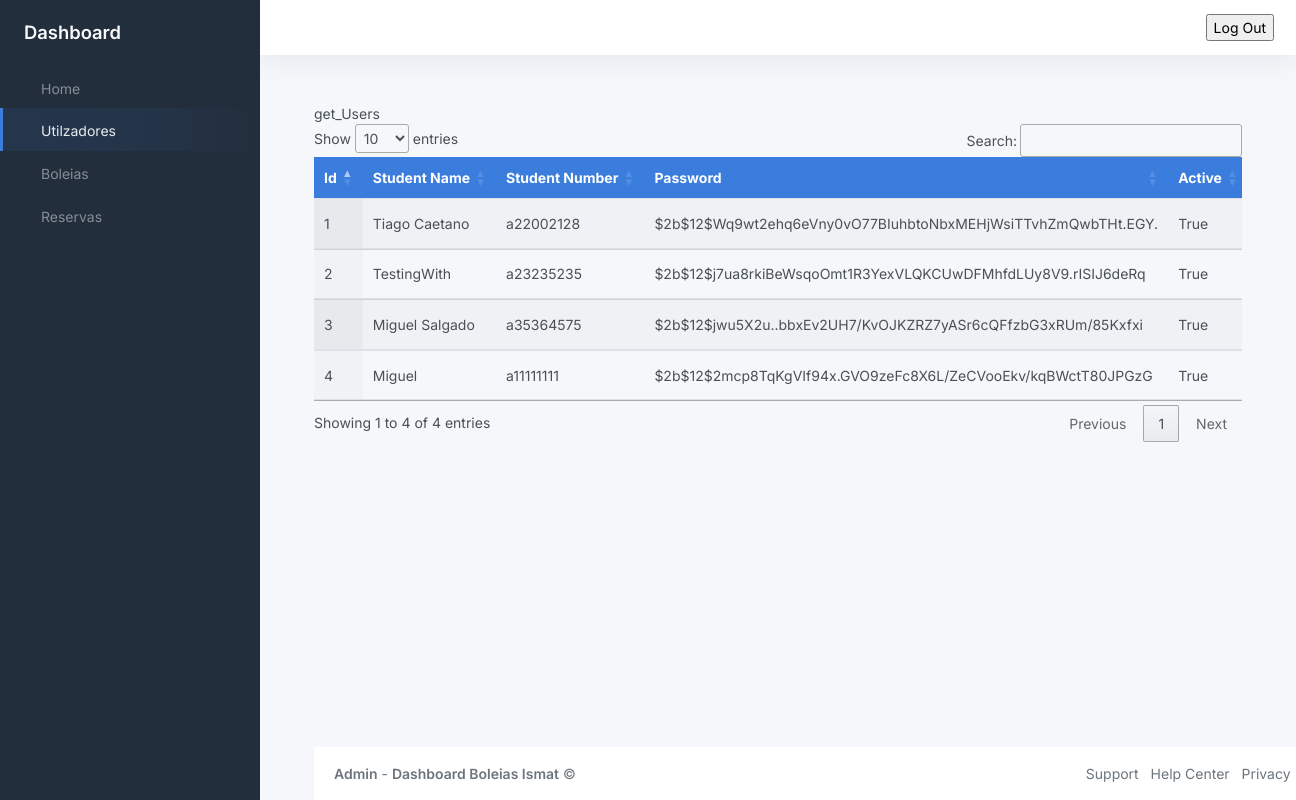
Before: /usersPage with the older database file.
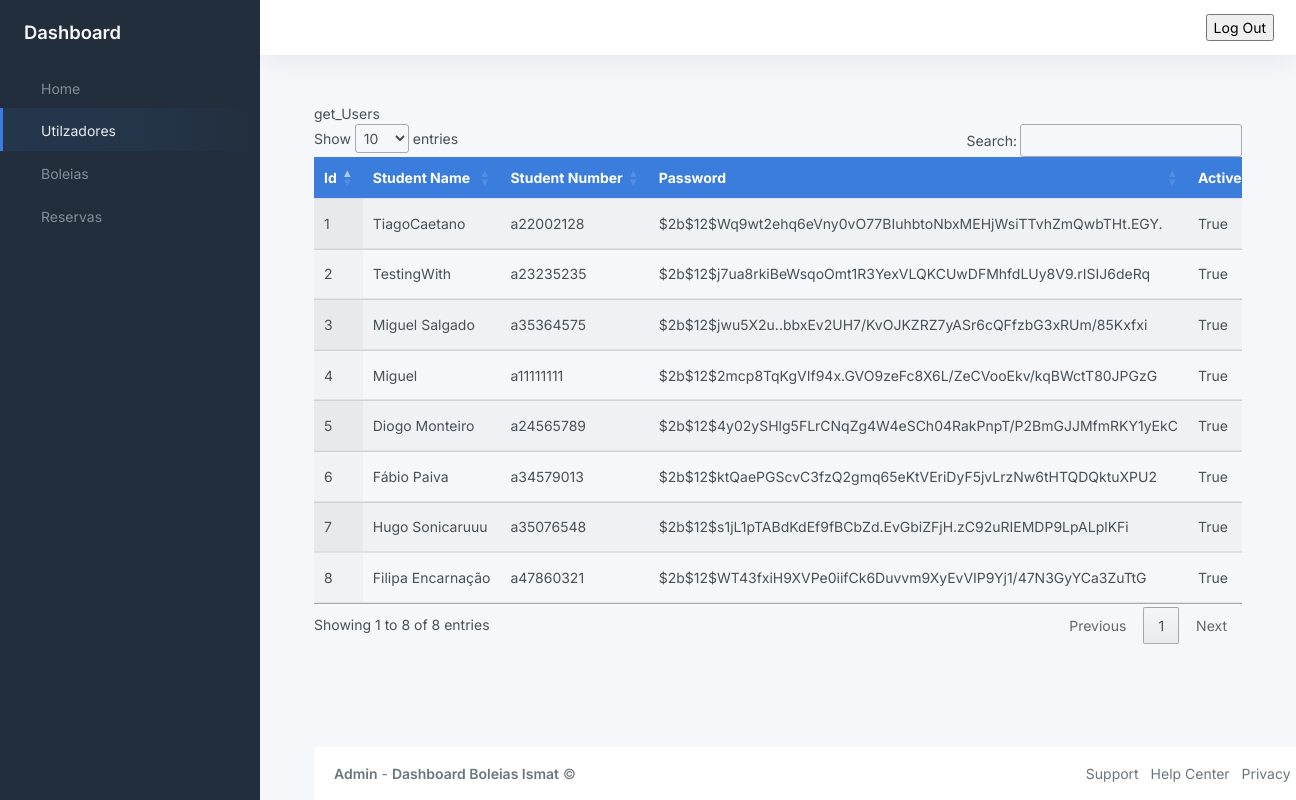
After: the same page with the newer database file.
### BackOffice/models.py (models this page shows, shortened)
class User(db.Model, UserMixin):
	__tablename__ = 'user'
	id = db.Column(db.Integer, primary_key=True)
	name = db.Column(db.String(80), unique=True, nullable=False)
	student_number = db.Column(db.String(9), unique=True, nullable=False)
	phone_number = db.Column(db.Integer(), nullable=False)
	password = db.Column(db.String(60), nullable=False)
	gender = db.Column(db.String(10), nullable=False)
	registration_date = db.Column(db.DateTime, default=datetime.now)
	last_login_date = db.Column(db.DateTime, default=datetime.now)
	active = db.Column(db.Boolean())

### BackOffice/userModule/__init__.py (the view)
@userModule.route('/usersPage', methods=['GET', 'POST'])
def toUsersPage():
    get_Users = db.session.query(User).all()
    form = AdminForm()
    return render_template("users.html", title="Login", get_Users = get_Users)

### BackOffice/forms.py
class AdminForm(FlaskForm):
    student_number = StringField(label="Numero Estudante", validators=[InputRequired(), Length(min=9, max=9)])
    password = PasswordField(label="Password", validators=[InputRequired(),  Length(min=8, max=255)])
    login = SubmitField(id="bt")

### BackOffice/templates/users.html (shortened to what this page needs)
{% extends 'index.html'%}
{% block navOptions %}
    <ul class="sidebar-nav">
        <li class="sidebar-item">
            <a class="sidebar-link" href="{{url_for('homeModule.toHomePage')}}">
                 <span class="align-middle">Home</span>
            </a>
        </li>
        <li class="sidebar-item  active">
            <a class="sidebar-link" href="{{url_for('userModule.toUsersPage')}}">
                 <span class="align-middle">Utilzadores</span>
            </a>
        </li>
        <li class="sidebar-item">
            <a class="sidebar-link" href="{{url_for('rideModule.toRidePage')}}">
                 <span class="align-middle">Boleias</span>
            </a>
        </li>
        <li class="sidebar-item">
            <a class="sidebar-link" href="{{url_for('reservaModule.toReservaPage')}}">
                 <span class="align-middle">Reservas</span>
            </a>
        </li>
    </ul>
{% endblock navOptions %}
{% block content %}
<div class="container-md" id="table">
    <div class="table-responsive">
        <table class="table display nowrap" id="tabela">
            <thead class="bg-primary text-white">
                <tr>
                    <th>Id</th>
                    <th>Student Name</th>
                    <th>Student Number</th>
                    <th>Password</th>
                    <th>Active</th>
                </tr>
            </thead>
            <tbody>
                {% for user in get_Users %}
                <tr>
                <td>{{user.id}}</td>
                <td>{{user.name}}</td>
                <td>{{user.student_number}}</td>
                <td>{{user.password}}</td>
                <td>{{user.active}}</td>
            </tr>
            {% endfor %}
            </tbody>
    </div>
</div>
{% endblock content %}

### BackOffice/templates/index.html (shortened to what this page needs)
<!DOCTYPE html>
<html lang="en">
<head>
	<link href="https://cdn.jsdelivr.net/npm/bootstrap@5.2.3/dist/css/bootstrap.min.css" rel="stylesheet">
	 <link rel="stylesheet" type="text/css" href="https://cdn.datatables.net/1.13.1/css/jquery.dataTables.css">
	<link rel="stylesheet" href="{{url_for('static', filename='css/app.css')}}">
</head>
<body>
	<div class="wrapper">
		<nav id="sidebar" class="sidebar js-sidebar">
			<div class="sidebar-content js-simplebar">
				<a class="sidebar-brand" href="index.html">
					<span class="align-middle">Dashboard</span>
				</a>
				{% block navOptions %}
				{% endblock navOptions %}
			</div>
		</nav>
		<div class="main">
			<nav class="navbar navbar-expand navbar-light navbar-bg">
				<div class="navbar-collapse collapse">
					<ul class="navbar-nav navbar-align">
						<li class="nav-item dropdown">
							<a class="nav-icon dropdown-toggle" href="#" id="alertsDropdown" data-bs-toggle="dropdown">
							</a>
						</li>
						<li class="nav-item dropdown">
							<a class="nav-icon dropdown-toggle" href="#" id="messagesDropdown" data-bs-toggle="dropdown">
							</a>
						</li>
						<li class="nav-item dropdown">
							<form action="{{url_for('login.logOut')}}">
								<input type="submit" value="Log Out" />
							</form>
						</li>
					</ul>
				</div>
			</nav>
			<main class="content">
				{% block content %}
				{% endblock content %}
			</main>
			<footer class="footer">
				<div class="container-fluid ">
					<div class="row text-muted">
						<div class="col-6 text-start">
							<p class="mb-0">
								<a class="text-muted" href="https://adminkit.io/" target="_blank"><strong>Admin</strong></a> - <a class="text-muted" href="https://adminkit.io/" target="_blank"><strong>Dashboard Boleias Ismat</strong></a>								&copy;
							</p>
						</div>
						<div class="col-6 text-end">
							<ul class="list-inline">
								<li class="list-inline-item">
									<a class="text-muted" href="https://adminkit.io/" target="_blank">Support</a>
								</li>
								<li class="list-inline-item">
									<a class="text-muted" href="https://adminkit.io/" target="_blank">Help Center</a>
								</li>
								<li class="list-inline-item">
									<a class="text-muted" href="https://adminkit.io/" target="_blank">Privacy</a>
								</li>
							</ul>
						</div>
					</div>
				</div>
			</footer>
		</div>
	</div>
</body>
</html>

### BackOffice/templates/index.html (style rules this page uses)
.footer { position: absolute; bottom:0; width: 81%; }

Changed rows visible on the page:
changed User "$2b$12$Wq9wt2ehq6eVny0vO77BIuhbtoNbxMEHjWsiTTvhZmQwbTHt.EGY.": name "Tiago Caetano" → "TiagoCaetano"
added User: id "5", name "Diogo Monteiro", student_number "a24565789", password "$2b$12$4y02ySHlg5FLrCNqZg4W4eSCh04RakPnpT/P2BmGJJMfmRKY1yEkC", active "True"
added User: id "6", name "Fábio Paiva", student_number "a34579013", password "$2b$12$ktQaePGScvC3fzQ2gmq65eKtVEriDyF5jvLrzNw6tHTQDQktuXPU2", active "True"
added User: id "7", name "Hugo Sonicaruuu", student_number "a35076548", password "$2b$12$s1jL1pTABdKdEf9fBCbZd.EvGbiZFjH.zC92uRIEMDP9LpALplKFi", active "True"
added User: id "8", name "Filipa Encarnação", student_number "a47860321", password "$2b$12$WT43fxiH9XVPe0iifCk6Duvvm9XyEvVIP9Yj1/47N3GyYCa3ZuTtG", active "True"
Other visible differences:
text written by a page script: "get_Users Show entries Search: Showing 1 to 4 of 4 entries Previous 1 Next" → "get_Users Show entries Search: Showing 1 to 8 of 8 entries Previous 1 Next"
